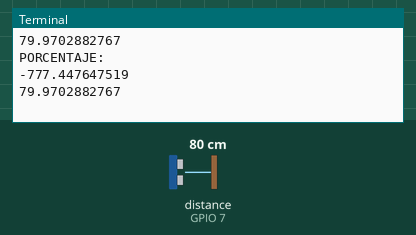
Recording of a program running on a simulated Raspberry Pi (BCM pin numbers). Shown: the last lines printed to the terminal. The inputs (shaded band) are chosen by the test bench; at power-on: distance to the obstacle (sensor on GPIO 7) 80 cm. The echo pulse lasts 58.3 µs per cm; the clock reads 2024-03-15 10:24:30 at power-on unless the program sets it.

Above: at 1.2 s.
1.3 s: distance to the obstacle (sensor on GPIO 7) set to 2 cm
At 2.5 s:
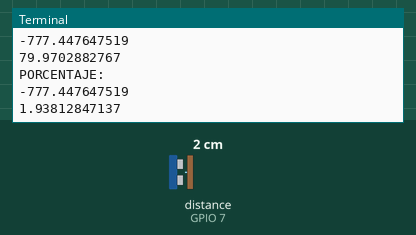
2.8 s: distance to the obstacle (sensor on GPIO 7) set to 4 cm
At 3.8 s:
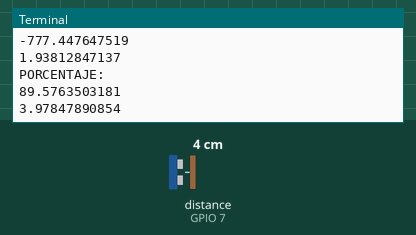
Timing chart, 0 to 5.8 s (numbered marks = the images above; inputs shaded):
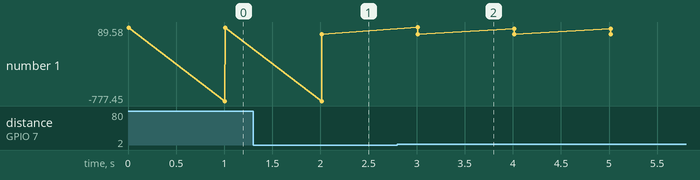

The program:

control_comedero.py
```python
import RPi.GPIO as GPIO    #Importamos la libreria GPIO
import time                #Importamos time (time.sleep)
GPIO.setmode(GPIO.BCM)     #Ponemos la placa en modo BCM
GPIO_TRIGGER = 25          #Usamos el pin GPIO 25 como TRIGGER
GPIO_ECHO    = 7           #Usamos el pin GPIO 7 como ECHO
GPIO.setup(GPIO_TRIGGER,GPIO.OUT)  #Configuramos Trigger como salida
GPIO.setup(GPIO_ECHO,GPIO.IN)      #Configuramos Echo como entrada
GPIO.output(GPIO_TRIGGER,False)    #Ponemos el pin 25 como LOW


try:
    while True:     #Iniciamos un loop infinito
        GPIO.output(GPIO_TRIGGER,True)   #Enviamos un pulso de ultrasonidos
        time.sleep(0.00001)              #Una pequea pausa
        GPIO.output(GPIO_TRIGGER,False)  #Apagamos el pulso
        start = time.time()              #Guarda el tiempo actual mediante time.time()
        while GPIO.input(GPIO_ECHO)==0:  #Mientras el sensor no reciba seal...
            start = time.time()          #Mantenemos el tiempo actual mediante time.time()
        while GPIO.input(GPIO_ECHO)==1:  #Si el sensor recibe senal...
            stop = time.time()           #Guarda el tiempo actual mediante time.time() en otra variable
        elapsed = stop-start             #Obtenemos el tiempo transcurrido entre envio y recepcion
        distance = (elapsed * 34300)/2   #Distancia es igual a tiempo por velocidad partido por 2   D = (T x V)/2
        print distance                   #Devolvemos la distancia (en centimetros) por pantalla
        time.sleep(1)                    #Pequena pausa para no saturar el procesador de la Raspberry
        porcentaje_llenado = ( 1000 - (distance * 100)) / 9
        print("PORCENTAJE:")
        print porcentaje_llenado
except KeyboardInterrupt:                #Si el usuario pulsa CONTROL+C...
    print "quit"                         #Avisamos del cierre al usuario
    GPIO.cleanup()                       #Limpiamos los pines GPIO y salimos
```

Measured:
- after the input at 1.3 s, the terminal: prints a new line after 0.71 s (image 1)
- after the input at 2.8 s, the terminal: prints a new line after 0.21 s (image 2)
- plotted number 1: 79.97 → 1.94 after the input at 1.3 s, 1.94 → 3.98 after the input at 2.8 s
